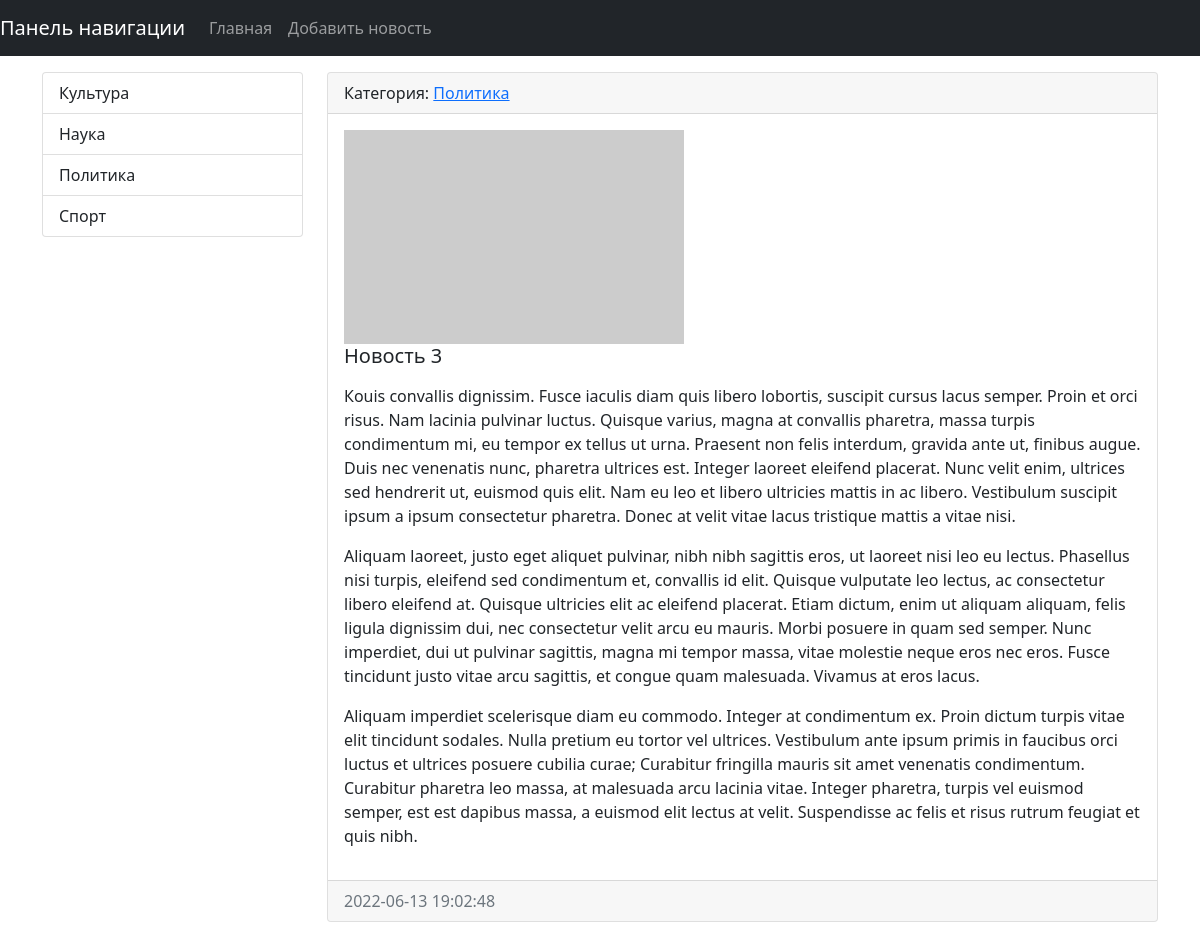
/news/3/, run on the app's committed database.
### news/models.py (models this page shows, shortened)
class Category(models.Model):
    title = models.CharField(max_length=150, db_index=True, verbose_name='Наименование категории')
    def get_absolute_url(self):
        return reverse('category', kwargs={"category_id": self.pk})
    def __str__(self):
        return self.title
    class Meta:
        verbose_name = 'Категория'
        verbose_name_plural = 'Категории'
        ordering = ['title']

class News(models.Model):
    title = models.CharField(max_length=150, verbose_name = 'Наименование')
    content = models.TextField(blank=True, verbose_name = 'Контент') #blank=True - обозначает поле необязательное к заполнению
    created_at = models.DateTimeField(auto_now_add=True, verbose_name = 'Дата публикации') # auto_now_add=True - обозначает, что дата и время будут создаваться автоматически и при редактировании не изменяться (не обновляться)
    updated_at = models.DateTimeField(auto_now=True, verbose_name = 'Обновлено') # auto_now=True при редактировании (обновлении) новости будет указано время ее редактирования
    photo = models.ImageField(upload_to='photos/%Y/%m/%d/', verbose_name = 'Фото', blank=True) # сохранение по дате при загрузке %Y/%m/%d/
    is_published = models.BooleanField(default=True, verbose_name = 'Опубликовано')  # default=True - новость по умолчанию публикуется
    category = models.ForeignKey('Category', on_delete=models.PROTECT, null=True, verbose_name='Категория')
    views = models.IntegerField(default=0)
    class Meta:
        verbose_name = 'Новость'
        verbose_name_plural = 'Новости'
        ordering = ['created_at']

### news/views.py (the view)
# urls.py: path('news/<int:pk>/', ViewNews.as_view(), name='view_news'),
class ViewNews(DetailView):
    model = News
    context_object_name = 'news_item'

### news/templatetags/news_tags.py (called while the page is built)
@register.simple_tag(name='get_list_categories')
def get_categories():
    return Category.objects.all()

### news/templates/news/news_detail.html (shortened to what this page needs)
{% extends 'base.html' %}
{% block sidebar %}
{% include 'inc/_sidebar.html' %}
{% endblock %}
  {% block content %}
      <div class="card mb-3">
        <div class="card-header">
          Категория: <a href="{{ news_item.category.get_absolute_url }}">{{ news_item.category }}</a>
        </div>
        <div class="card-body">
          <div class="media">
            {% if item.photo %}
              <img src="{{ news_item.photo.url }}" alt="" class="mr-3" width="340" height="214">
            {% else %}
              <img src="https://picsum.photos/340/214.webp" alt="">
            {% endif %}
            <div class="media-body">
              <h5 class="card-title">{{ news_item.title }}</h5>
              <p class="card-text">{{ news_item.content|safe|linebreaks }}</p>
            </div>
          </div>
        </div>
        <div class="card-footer text-muted">
          {{ news_item.created_at|date:"Y-m-d H:i:s" }}
        </div>
      </div>
  {% endblock %}

### templates/inc/_sidebar.html
{% load news_tags %}
<div class="list-group">
  {% get_list_categories as categories %}
  {% for item in categories %}
  <a href="{% url 'category' item.pk %}" class="list-group-item list-group-item-action">{{ item.title }}</a>
  {% endfor %}
</div>

### mysite/static/css/style.css (style rules this page uses)
body { background-color: #FFFFFF; }

### data on the page
Category: title "Культура"
Category: title "Наука"
Category: title "Политика"
Category: title "Спорт"
News: category "Политика", title "Новость 3", content "Коuis convallis dignissim. Fusce iaculis diam quis libero lobortis, suscipit cursus lacus semper. Proin et orci risus. Nam lacinia pulvinar luctus. Quisque varius, magna at convallis pharetra, massa turpis condimentum mi, eu tempor ex tellus ut urna. Praesent non felis interdum, gravida ante ut, finibus augue. Duis nec venenatis nunc, pharetra ultrices est. Integer laoreet eleifend placerat. Nunc velit enim, ultrices sed hendrerit ut, euismod quis elit. Nam eu leo et libero ultricies mattis in ac libero. Vestibulum suscipit ipsum a ipsum consectetur pharetra. Donec at velit vitae lacus tristique mattis a vitae nisi. Aliquam laoreet, justo eget aliquet pulvinar, nibh nibh sagittis eros, ut…", created_at "2022-06-13 19:02:48"
